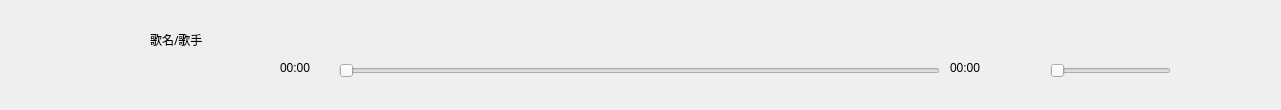
   <widget class="QWidget" name="widget_down" native="true">
    <property name="geometry">
     <rect>
      <x>-10</x>
      <y>770</y>
      <width>1281</width>
      <height>110</height>
     </rect>
    </property>
    <property name="styleSheet">
     <string notr="true">
background-color: rgb(239, 239, 239);</string>
    </property>
    <widget class="QPushButton" name="pb_musicPic">
     <property name="geometry">
      <rect>
       <x>40</x>
       <y>10</y>
       <width>111</width>
       <height>81</height>
      </rect>
     </property>
     <property name="text">
      <string/>
     </property>
     <property name="icon">
      <iconset resource="images.qrc">
       <normaloff>:/music_play/images/music_play/heijiaopian1.png</normaloff>:/music_play/images/music_play/heijiaopian1.png</iconset>
     </property>
     <property name="iconSize">
      <size>
       <width>80</width>
       <height>80</height>
      </size>
     </property>
     <property name="flat">
      <bool>true</bool>
     </property>
    </widget>
    <widget class="QLabel" name="lb_musicPlayer">
     <property name="geometry">
      <rect>
       <x>150</x>
       <y>30</y>
       <width>271</width>
       <height>20</height>
      </rect>
     </property>
     <property name="font">
      <font>
       <family>楷体</family>
      </font>
     </property>
     <property name="text">
      <string>歌名/歌手</string>
     </property>
    </widget>
    <widget class="QPushButton" name="pb_love">
     <property name="geometry">
      <rect>
       <x>150</x>
       <y>60</y>
       <width>41</width>
       <height>28</height>
      </rect>
     </property>
     <property name="text">
      <string/>
     </property>
     <property name="icon">
      <iconset resource="images.qrc">
       <normaloff>:/Messageform/images/Messageform/like.png</normaloff>:/Messageform/images/Messageform/like.png</iconset>
     </property>
     <property name="flat">
      <bool>true</bool>
     </property>
    </widget>
    <widget class="QSlider" name="horizon_progress">
     <property name="geometry">
      <rect>
       <x>339</x>
       <y>60</y>
       <width>601</width>
       <height>22</height>
      </rect>
     </property>
     <property name="orientation">
      <enum>Qt::Horizontal</enum>
     </property>
    </widget>
    <widget class="QLabel" name="lb_curTime">
     <property name="geometry">
      <rect>
       <x>280</x>
       <y>60</y>
       <width>51</width>
       <height>16</height>
      </rect>
     </property>
     <property name="text">
      <string>00:00</string>
     </property>
    </widget>
    <widget class="QLabel" name="lb_totalTime">
     <property name="geometry">
      <rect>
       <x>950</x>
       <y>60</y>
       <width>72</width>
       <height>15</height>
      </rect>
     </property>
     <property name="text">
      <string>00:00</string>
     </property>
    </widget>
    <widget class="QLabel" name="lb_sound">
     <property name="geometry">
      <rect>
       <x>1020</x>
       <y>50</y>
       <width>31</width>
       <height>41</height>
      </rect>
     </property>
     <property name="text">
      <string/>
     </property>
     <property name="pixmap">
      <pixmap resource="images.qrc">:/playWidget/images/playWidget/muteButton_hover.png</pixmap>
     </property>
    </widget>
    <widget class="QSlider" name="horizon_soundProgress">
     <property name="geometry">
      <rect>
       <x>1050</x>
       <y>60</y>
       <width>121</width>
       <height>22</height>
      </rect>
     </property>
     <property name="orientation">
      <enum>Qt::Horizontal</enum>
     </property>
    </widget>
    <widget class="QPushButton" name="pb_choseList">
     <property name="geometry">
      <rect>
       <x>1180</x>
       <y>50</y>
       <width>44</width>
       <height>44</height>
      </rect>
     </property>
     <property name="styleSheet">
      <string notr="true">QPushButton {
    border-radius: 24px;
    min-width: 44px;
    min-height: 44px;
    background-color: transparent;
}
QPushButton:hover {
    background-color: rgba(0,0,0,0.1);
}
QPushButton:pressed {
    background-color: rgba(0,0,0,0.2);
}</string>
     </property>
     <property name="text">
      <string/>
     </property>
     <property name="icon">
      <iconset resource="images.qrc">
       <normaloff>:/playWidget/images/playWidget/playlist.png</normaloff>:/playWidget/images/playWidget/playlist.png</iconset>
     </property>
     <property name="iconSize">
      <size>
       <width>40</width>
       <height>40</height>
      </size>
     </property>
     <property name="flat">
      <bool>true</bool>
     </property>
    </widget>
    <widget class="QPushButton" name="pb_chosePlay">
     <property name="geometry">
      <rect>
       <x>520</x>
       <y>20</y>
       <width>31</width>
       <height>31</height>
      </rect>
     </property>
     <property name="autoFillBackground">
      <bool>false</bool>
     </property>
     <property name="text">
      <string/>
     </property>
     <property name="icon">
      <iconset resource="images.qrc">
       <normaloff>:/playWidget/images/playWidget/playmode_favor_nor.png</normaloff>:/playWidget/images/playWidget/playmode_favor_nor.png</iconset>
     </property>
     <property name="iconSize">
      <size>
       <width>80</width>
       <height>80</height>
      </size>
     </property>
     <property name="flat">
      <bool>true</bool>
     </property>
    </widget>
    <widget class="QPushButton" name="pb_musicLyrics">
     <property name="geometry">
      <rect>
       <x>800</x>
       <y>10</y>
       <width>51</width>
       <height>51</height>
      </rect>
     </property>
     <property name="autoFillBackground">
      <bool>false</bool>
     </property>
     <property name="styleSheet">
      <string notr="true">QPushButton {
    border-radius: 24px;
    min-width: 44px;
    min-height: 44px;
    background-color: transparent;
}
QPushButton:hover {
    background-color: rgba(0,0,0,0.1);
}
QPushButton:pressed {
    background-color: rgba(0,0,0,0.2);
}</string>
     </property>
     <property name="text">
      <string/>
     </property>
     <property name="icon">
      <iconset resource="images.qrc">
       <normaloff>:/playWidget/images/playWidget/songlyric.png</normaloff>:/playWidget/images/playWidget/songlyric.png</iconset>
     </property>
     <property name="iconSize">
      <size>
       <width>100</width>
       <height>100</height>
      </size>
     </property>
     <property name="flat">
      <bool>true</bool>
     </property>
    </widget>
    <widget class="QWidget" name="layoutWidget_2">
     <property name="geometry">
      <rect>
       <x>600</x>
       <y>10</y>
       <width>206</width>
       <height>50</height>
      </rect>
     </property>
     <layout class="QHBoxLayout" name="horizontalLayout_2">
      <item>
       <widget class="QPushButton" name="pb_prevMusic">
        <property name="autoFillBackground">
         <bool>false</bool>
        </property>
        <property name="styleSheet">
         <string notr="true">QPushButton {
    border-radius: 24px;
    min-width: 44px;
    min-height: 44px;
    background-color: transparent;
}
QPushButton:hover {
    background-color: rgba(0,0,0,0.1);
}
QPushButton:pressed {
    background-color: rgba(0,0,0,0.2);
}</string>
        </property>
        <property name="text">
         <string/>
        </property>
        <property name="icon">
         <iconset resource="images.qrc">
          <normaloff>:/playWidget/images/playWidget/last_music_normal.png</normaloff>:/playWidget/images/playWidget/last_music_normal.png</iconset>
        </property>
        <property name="iconSize">
         <size>
          <width>20</width>
          <height>20</height>
         </size>
        </property>
        <property name="flat">
         <bool>true</bool>
        </property>
       </widget>
      </item>
      <item>
       <widget class="QPushButton" name="pb_startMusic">
        <property name="autoFillBackground">
         <bool>false</bool>
        </property>
        <property name="styleSheet">
         <string notr="true">QPushButton {
    border-radius: 24px;
    min-width: 44px;
    min-height: 44px;
    background-color: transparent;
}
QPushButton:hover {
    background-color: rgba(0,0,0,0.1);
}
QPushButton:pressed {
    background-color: rgba(0,0,0,0.2);
}</string>
        </property>
        <property name="text">
         <string/>
        </property>
        <property name="icon">
         <iconset resource="images.qrc">
          <normaloff>:/playWidget/images/playWidget/pause.png</normaloff>:/playWidget/images/playWidget/pause.png</iconset>
        </property>
        <property name="iconSize">
         <size>
          <width>20</width>
          <height>20</height>
         </size>
        </property>
        <property name="flat">
         <bool>true</bool>
        </property>
       </widget>
      </item>
      <item>
       <widget class="QPushButton" name="pb_pauseMusic">
        <property name="autoFillBackground">
         <bool>false</bool>
        </property>
        <property name="styleSheet">
         <string notr="true">QPushButton {
    border-radius: 24px;
    min-width: 44px;
    min-height: 44px;
    background-color: transparent;
}
QPushButton:hover {
    background-color: rgba(0,0,0,0.1);
}
QPushButton:pressed {
    background-color: rgba(0,0,0,0.2);
}</string>
        </property>
        <property name="text">
         <string/>
        </property>
        <property name="icon">
         <iconset resource="images.qrc">
          <normaloff>:/playWidget/images/playWidget/play.png</normaloff>:/playWidget/images/playWidget/play.png</iconset>
        </property>
        <property name="iconSize">
         <size>
          <width>20</width>
          <height>20</height>
         </size>
        </property>
        <property name="flat">
         <bool>true</bool>
        </property>
       </widget>
      </item>
      <item>
       <widget class="QPushButton" name="pb_nextMusic">
        <property name="autoFillBackground">
         <bool>false</bool>
        </property>
        <property name="styleSheet">
         <string notr="true">QPushButton {
    border-radius: 24px;
    min-width: 44px;
    min-height: 44px;
    background-color: transparent;
}
QPushButton:hover {
    background-color: rgba(0,0,0,0.1);
}
QPushButton:pressed {
    background-color: rgba(0,0,0,0.2);
}</string>
        </property>
        <property name="text">
         <string/>
        </property>
        <property name="icon">
         <iconset resource="images.qrc">
          <normaloff>:/playWidget/images/playWidget/next_music_normal.png</normaloff>:/playWidget/images/playWidget/next_music_normal.png</iconset>
        </property>
        <property name="iconSize">
         <size>
          <width>20</width>
          <height>20</height>
         </size>
        </property>
        <property name="flat">
         <bool>true</bool>
        </property>
       </widget>
      </item>
      <item>
       <spacer name="horizontalSpacer_2">
        <property name="orientation">
         <enum>Qt::Horizontal</enum>
        </property>
        <property name="sizeHint" stdset="0">
         <size>
          <width>40</width>
          <height>20</height>
         </size>
        </property>
       </spacer>
      </item>
     </layout>
    </widget>
    <widget class="QPushButton" name="pb_loveGray">
     <property name="geometry">
      <rect>
       <x>140</x>
       <y>40</y>
       <width>61</width>
       <height>61</height>
      </rect>
     </property>
     <property name="text">
      <string/>
     </property>
     <property name="icon">
      <iconset resource="images.qrc">
       <normaloff>:/listWidget/images/listWidget/love.png</normaloff>:/listWidget/images/listWidget/love.png</iconset>
     </property>
     <property name="iconSize">
      <size>
       <width>32</width>
       <height>33</height>
      </size>
     </property>
     <property name="flat">
      <bool>true</bool>
     </property>
    </widget>
    <zorder>pb_musicPic</zorder>
    <zorder>lb_musicPlayer</zorder>
    <zorder>pb_love</zorder>
    <zorder>horizon_progress</zorder>
    <zorder>lb_curTime</zorder>
    <zorder>lb_totalTime</zorder>
    <zorder>lb_sound</zorder>
    <zorder>horizon_soundProgress</zorder>
    <zorder>pb_choseList</zorder>
    <zorder>pb_chosePlay</zorder>
    <zorder>layoutWidget_2</zorder>
    <zorder>pb_musicLyrics</zorder>
    <zorder>pb_loveGray</zorder>
   </widget>
